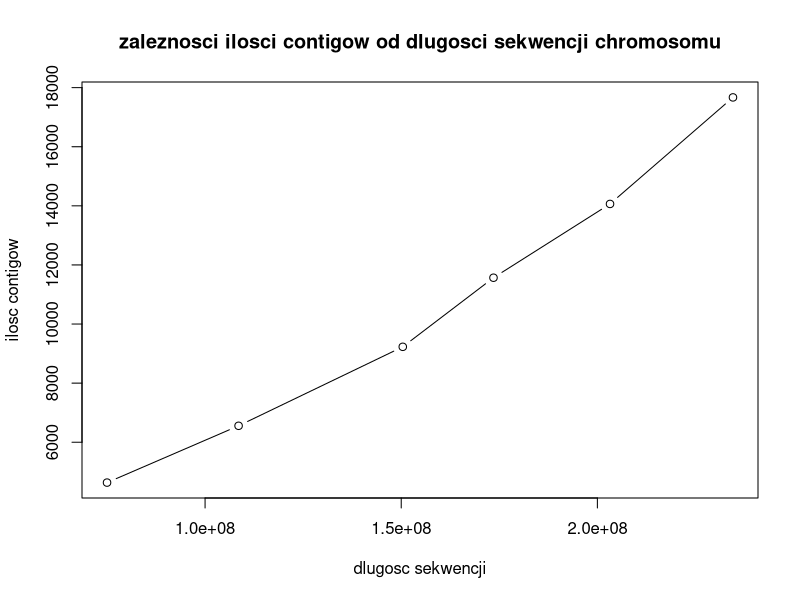
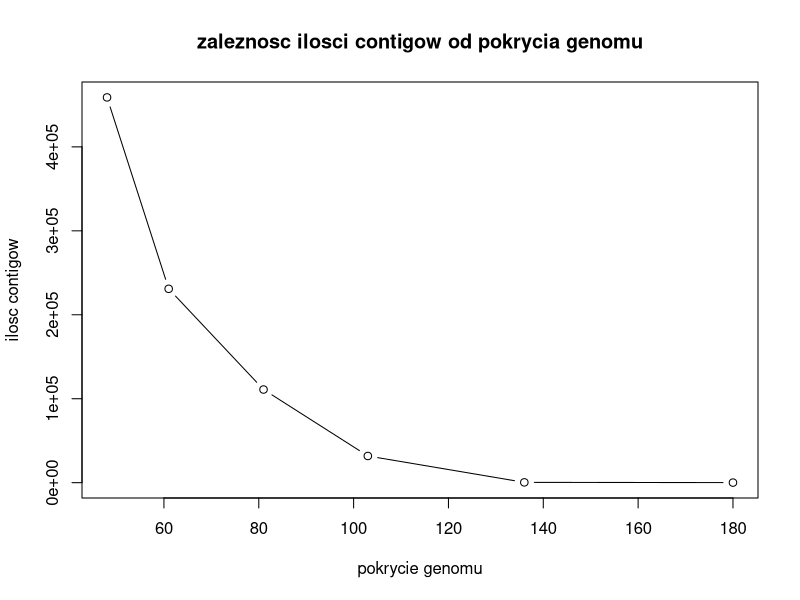

Source code (R) for these figures, in order:
dlchrom1=234560296;
dlchrom3=203221608;
dlchrom4=173516952;
dlchrom8=150392723;
dlchrom12=108540874;
dlchrom18=75010233;
contig1=1+2698+161+14809;
contig3=1+2323+171+11569;
contig4=1+9831+71+1664;
contig8=1215+1+7950+63;
contig12=820+1+28+5707;
contig18=690+1+3904+39

dlugosc=c(dlchrom1,dlchrom3,dlchrom4,dlchrom8,dlchrom12,dlchrom18);
contig=c(contig1,contig3,contig4,contig8,contig12,contig18);

plot(dlugosc,contig, type="b", xlab="dlugosc sekwencji", ylab="ilosc contigow",);
title("zaleznosci ilosci contigow od dlugosci sekwencji chromosomu");


lspokrycie=48.0;
lscontig=458935;
penpokrycie=61;
pencontig=230930;
varpokrycie=81;
varcontig=110959;
halpokrycie=103;
halcontig=31786;
plasmidpokrycie=136;
plasmidcontig=349;
simpokrycie=180;
simcontig=82;
pokrycie=c(lspokrycie,penpokrycie,varpokrycie,halpokrycie,plasmidpokrycie,simpokrycie);
contigC=c(lscontig,pencontig,varcontig,halcontig,plasmidcontig,simcontig);
plot(pokrycie,contigC,type='b',xlab='pokrycie genomu',ylab='ilosc contigow');
title("zaleznosc ilosci contigow od pokrycia genomu");
